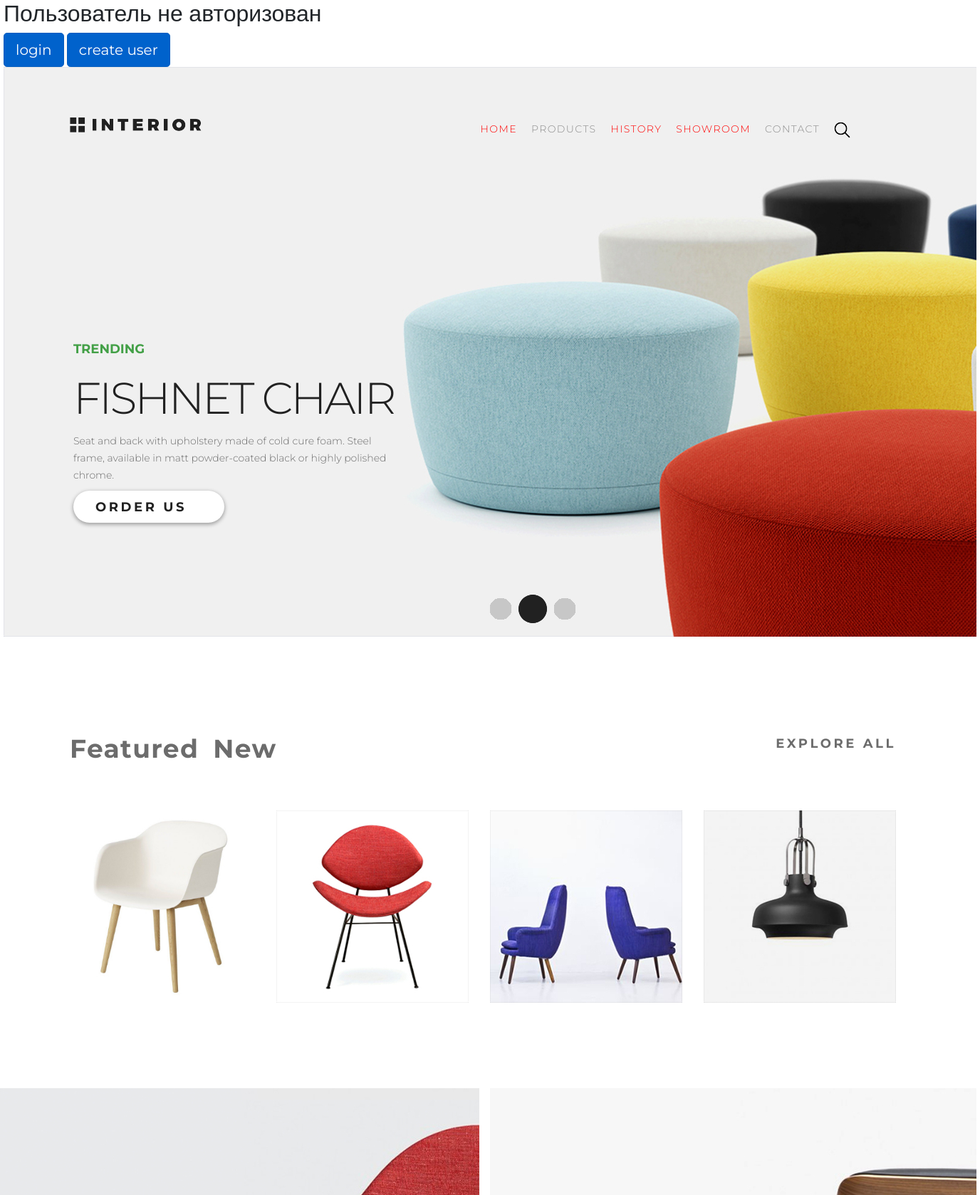
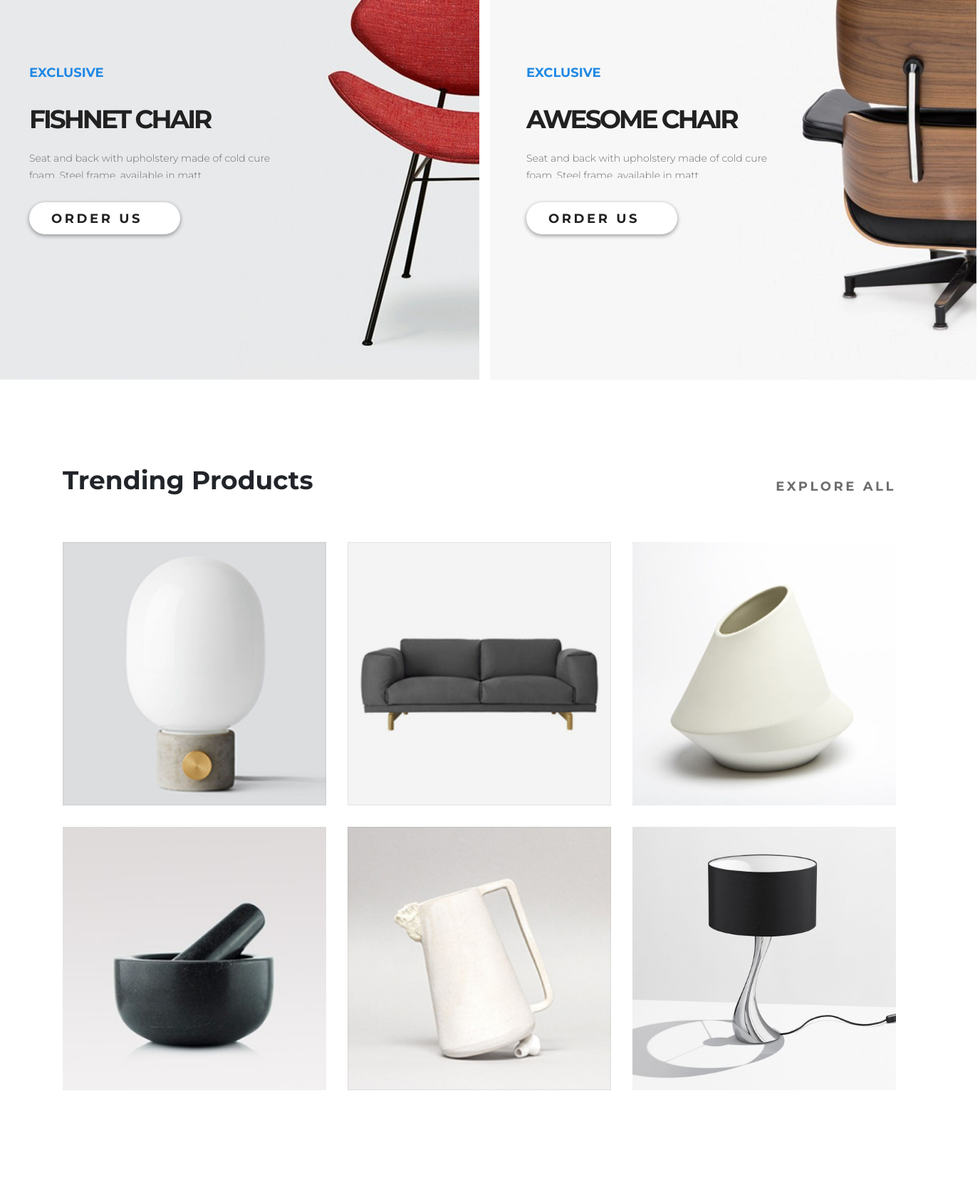
The page / (upper part) on the database its author committed (2 pictures, top to bottom).
### mainapp/models.py (models this page shows, shortened)
class Product(models.Model):
    class Meta:
        verbose_name = 'Продукт'
        verbose_name_plural = 'Продукты'
    category = models.ForeignKey(ProductCategory, on_delete=models.CASCADE)
    name = models.CharField(verbose_name='имя продукта', max_length=128)
    image = models.ImageField(upload_to='products_images', blank=True)
    short_desc = models.CharField(verbose_name='краткое описание продукта', max_length=60, blank=True)
    description = models.TextField(verbose_name='описание продукта', blank=True)
    price = models.DecimalField(verbose_name='цена', max_digits=8, decimal_places=2, default=0)
    quantity = models.PositiveIntegerField(verbose_name='в наличии', default=0)

### mainapp/views.py (the view)
# urls.py: path('', mainapp.main, name='main'),
def main(request):
    products = Product.objects.all()
    content = {
                'links_menu': links_menu,
                'titles': titles,
                'products_4': products[:4],
                'products_6': products[4:10],
                'products_22': products[10:],
                'product_2': product_2
              }
    return render(request, 'mainapp/index.html', content)

### mainapp/templates/mainapp/index.html (shortened to what this page needs)
{% extends 'mainapp/base.html' %}
{% load staticfiles %}
{% block header %}
    {{ block.super }}
    <div class="slider-content">
        <h3>trending</h3>
        <h1>Fishnet chair</h1>
        <p>Seat and back with upholstery made of cold cure foam. Steel frame, available in matt powder-coated black
            or highly polished chrome.</p>
        <a class="order" href="{% url 'deal' %}">
            order us
        </a>
    </div>
    <div class="navi"></div>
{% endblock %}
{% block content %}
            <div class="block_explore level_1">
                <div class="row">
                    <div class="col-lg-6">
                        <ul class="menu">
                            <li><a href="">Featured</a></li>
                            <li><a href="{% url 'main' %}">New</a></li>
                        </ul>
                    </div>
                    <div class="col-lg-6">
                        <a class="explore" href="{% url 'products:index' %}">explore all</a>
                    </div>
                </div>
                <div class="row">
                    {% for product in products_4 %}
                        <div class="col-lg-3 product row_4">
                            <img src="../media/{{ product.image }}" alt="Картинка не прогрузилась"></div>
                    {% endfor %}
                </div>
            </div>
            <div class="row level_2">
                {% include 'mainapp/includes/inc_prod_2.html' %}
            </div>
            <div class="level_3 block_explore">
                <div class="row">
                    <div class="col-lg-6">
                        <h2>Trending Products</h2>
                    </div>
                    <div class="col-lg-6">
                        <a class="explore" href="{% url 'products:index' %}">
                            explore all
                        </a>
                    </div>
                </div>
                    {% for product in products_6 %}
                        {% if forloop.counter == 1 or forloop.counter == 4 %}
                            <div class="row">
                        {% endif %}
                            <div class="col-lg-4 product row_3">
                                <img src="../media/{{ product.image }}" alt="Картинка не прогрузилась">
                            </div>
                        {% if forloop.counter == 3 or forloop.counter == 6 %}
                           </div>
                        {% endif %}
                    {% endfor %}
            </div>
{% endblock %}

### static/css/style.css (style rules this page uses)
body { font-family: 'Montserrat', sans-serif; max-width: 1366px; min-width: 800px; margin: 0 auto; }
html, body { height: 100%; }
* { padding: 0; margin: 0; }
a { text-decoration: none; }
li { list-style-type: none; }
.menu { float: right; margin: 67px 167px 0 0; }
.menu li { float: left; }
.menu a { display: block; padding: 10px; font-size: 14px; color: #8c8c8c; font-weight: 300; letter-spacing: 1.4px; }
.slider-content { width: 458px; margin: 280px 0 0 98px; }
.slider-content h1 { color: #212121; font-size: 62px; font-weight: 300; text-transform: uppercase; letter-spacing: -3px; margin-bottom: 10px; }
.slider-content h3 { color: #43a047; font-size: 18px; font-weight: 700; line-height: 48px; text-transform: uppercase; letter-spacing: 0px; }
.slider-content p { color: #6c6c6c; font-size: 14px; font-weight: 300; line-height: 24px; margin-bottom: 10px; }
.order { display: block; font-size: 18px; font-weight: 700; text-transform: uppercase; color: #212121; letter-spacing: 3.6px; width: 212px; height: 45px; box-shadow: 0 2px 5px 1px rgba(33, 33, 33, 0.35); border-radius: 23px; background-color: #ffffff; line-height: 47px; padding-left: 31px; }
.navi { width: 120px; height: 40px; background-image: url(../img/navi.png); position: absolute; bottom: 19px; left: 50%; z-index: 2; }
.col-lg-6, .col-lg-4 { padding: 0; }
.block_explore .menu { margin: 0; float: left; margin-bottom: 50px; }
.block_explore .menu li { float: left; }
.block_explore .menu a { display: block; color: #6c6c6c; font-size: 36px; font-weight: 700; padding: 10px; }
.level_1, .level_3 { margin: 120px 98px 0; }
.explore { display: block; float: right; color: #6c6c6c; font-size: 18px; font-weight: 700; line-height: 60px; text-transform: uppercase; letter-spacing: 3.6px; padding-right: 30px; }
.product { height: 270px; margin: 0px; padding: 0; }
.product img { position: absolute; }
.row_4 img { width: 270px; height: 270px; }
.row_3 img { width: 370px; height: 370px; }
.level_2 { margin-top: 120px; height: 683px; }
.level_3 .product { height: 370px; margin-bottom: 30px; }
.block_explore h2 { font-size: 36px; font-weight: 700; margin-bottom: 64px; }

### rows shown on the page
Product: image (picture)
Product: image (picture)
Product: shows a picture
Product: image (picture)
Product: image (picture)
Product: image (picture)
Product: image (picture)
Product: image (picture)
Product: image (picture)
Product: image (picture)

### other values the page prints
{{ link.name }} "HOME" "PRODUCTS" "HISTORY" "SHOWROOM" "CONTACT"
{{ prod.name }} "FISHNET CHAIR" "AWESOME CHAIR"
{{ prod.description }} "Seat and back with upholstery made of cold cure…" "Seat and back with upholstery made of cold cure…"
